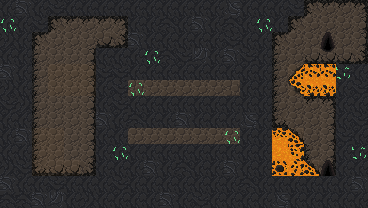

This game map was drawn from its Tiled (.tmx) file and the tilesets committed beside it. A one-line description and the full map source follow:
An orthogonal 23x13 tile map with 16x16 px tiles, 2 tile layers (Tile Layer 1, Tile Layer 2) and 2 objects (level_exit, player_spawn).

<map version="1.10" tiledversion="1.10.2" orientation="orthogonal" renderorder="right-down" width="23" height="13" tilewidth="16" tileheight="16" infinite="0" nextlayerid="7" nextobjectid="5">
 <tileset firstgid="1" source="cave_crawler_v2.tsx" />
 <layer id="1" name="Tile Layer 1" width="23" height="13">
  <data encoding="csv">
95,96,95,1610612831,95,95,95,95,95,95,95,95,95,95,3221225568,95,95,95,1610612831,82,79,79,2684354642,
95,95,1610612831,82,61,61,61,61,95,95,2684354655,95,96,95,2684354655,95,95,95,82,61,61,61,76,
3221225567,95,82,61,61,61,78,3221225554,96,95,95,95,95,95,1610612831,95,95,82,61,61,61,61,76,
95,95,61,61,61,76,95,95,95,95,2684354655,1610612831,2684354656,95,96,1610612831,95,77,61,78,78,78,3221225554,
96,95,61,47,47,47,1610612831,1610612831,95,95,95,95,95,95,95,95,95,77,46,46,46,1610612831,95,
3221225567,95,61,47,47,47,95,1610612831,62,61,61,61,61,61,62,95,95,77,46,46,46,95,1610612831,
1610612831,3221225567,61,61,61,76,95,1610612831,95,95,95,95,95,95,95,95,95,77,61,79,79,95,95,
95,95,62,61,61,76,96,95,2684354655,95,95,96,95,95,95,3221225568,95,1610612818,61,61,61,95,1610612831,
95,96,47,47,61,76,95,95,61,61,61,61,61,61,61,95,95,46,46,61,61,1610612831,95,
95,95,47,47,61,61,95,95,95,95,95,95,95,95,95,95,95,46,46,77,61,95,95,
3221225567,1610612831,47,47,47,3221225554,95,95,95,96,95,2684354655,95,95,96,95,95,46,46,46,3221225554,95,95,
96,95,95,1610612831,95,95,95,1610612831,95,95,95,95,95,95,95,2684354655,95,95,95,95,95,95,96,
2684354655,2684354655,96,2684354656,95,3221225567,95,95,95,95,96,95,1610612831,95,95,95,95,3221225568,95,95,95,95,95
</data>
 </layer>
 <layer id="2" name="Tile Layer 2" width="23" height="13">
  <data encoding="csv">
0,0,0,0,0,0,0,0,0,0,0,0,0,0,0,0,0,0,0,0,0,0,0,
51,0,0,0,79,79,79,2684354642,0,0,0,0,0,0,0,0,51,0,0,0,0,0,0,
0,0,82,61,61,61,0,0,0,0,0,0,0,0,0,0,0,0,0,0,66,0,0,
0,0,77,61,61,76,0,0,0,51,0,0,0,0,0,0,0,0,0,0,81,0,0,
0,0,77,61,61,76,0,0,0,0,0,0,0,0,0,0,0,0,91,1610612754,1610612754,50,0,
0,0,77,61,61,76,0,0,51,0,0,0,0,0,0,0,0,0,106,32,32,0,0,
0,0,77,61,61,76,0,0,0,0,0,0,0,0,0,0,0,0,0,0,2684354642,0,0,
0,0,77,61,61,76,0,0,0,0,0,0,0,0,0,0,0,0,0,0,76,0,0,
0,0,77,61,61,76,0,0,0,0,0,0,0,0,51,0,0,2,92,0,76,0,0,
0,0,77,61,61,76,0,51,0,0,0,0,0,0,0,0,0,0,3,0,76,0,50,
0,0,1610612818,78,78,0,0,0,0,0,0,0,0,0,0,0,0,17,18,92,66,0,0,
0,0,0,0,0,0,0,0,0,0,0,0,0,0,0,0,0,0,0,0,0,0,0,
0,0,0,0,0,0,0,0,0,0,0,0,0,0,0,0,0,0,0,0,0,0,0
</data>
 </layer>
 <objectgroup id="3" name="Object Layer 1">
  <object id="1" name="level_exit" x="88.1414" y="168.717">
   <point />
  </object>
  <object id="3" name="player_spawn" x="88.1414" y="43.125">
   <point />
  </object>
 </objectgroup>
</map>